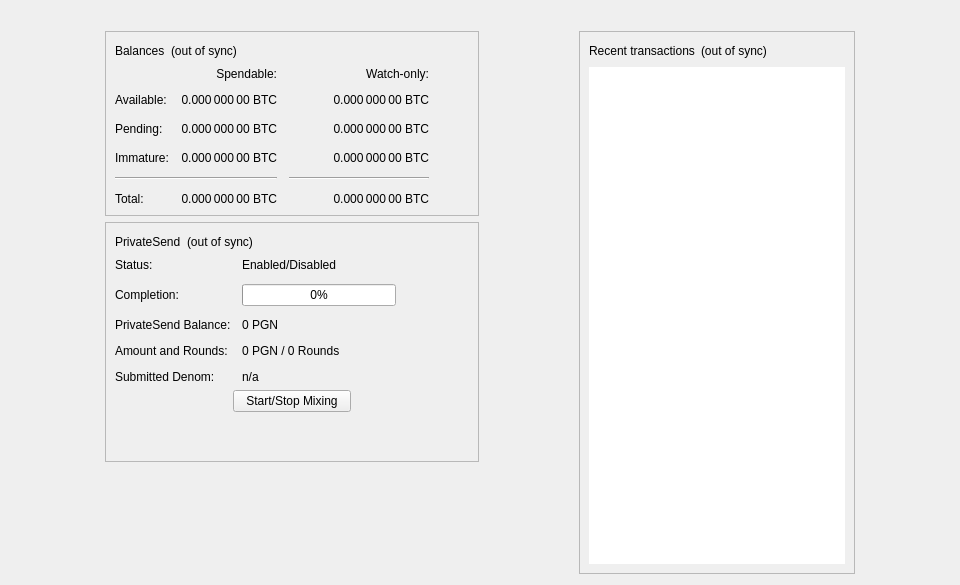
<?xml version="1.0" encoding="UTF-8"?>
<ui version="4.0">
 <class>OverviewPage</class>
 <widget class="QWidget" name="OverviewPage">
  <property name="geometry">
   <rect>
    <x>0</x>
    <y>0</y>
    <width>960</width>
    <height>585</height>
   </rect>
  </property>
  <property name="minimumSize">
   <size>
    <width>960</width>
    <height>0</height>
   </size>
  </property>
  <property name="windowTitle">
   <string>Form</string>
  </property>
  <layout class="QVBoxLayout" name="topLayout">
   <item>
    <widget class="QLabel" name="labelAlerts">
     <property name="visible">
      <bool>false</bool>
     </property>
     <property name="wordWrap">
      <bool>true</bool>
     </property>
     <property name="margin">
      <number>3</number>
     </property>
     <property name="textInteractionFlags">
      <set>Qt::TextSelectableByMouse</set>
     </property>
    </widget>
   </item>
   <item>
    <layout class="QHBoxLayout" name="horizontalLayout" stretch="1,0,1,0,1">
     <item>
      <spacer name="horizontalSpacerLeft">
       <property name="orientation">
        <enum>Qt::Horizontal</enum>
       </property>
       <property name="sizeType">
        <enum>QSizePolicy::Preferred</enum>
       </property>
       <property name="sizeHint" stdset="0">
        <size>
         <width>10</width>
         <height>20</height>
        </size>
       </property>
      </spacer>
     </item>
     <item>
      <layout class="QVBoxLayout" name="verticalLayout_2">
       <item>
        <widget class="QFrame" name="frame">
         <property name="frameShape">
          <enum>QFrame::StyledPanel</enum>
         </property>
         <property name="frameShadow">
          <enum>QFrame::Raised</enum>
         </property>
         <layout class="QVBoxLayout" name="verticalLayout_4">
          <item>
           <layout class="QHBoxLayout" name="horizontalLayout_4">
            <item>
             <widget class="QLabel" name="label_5">
              <property name="text">
               <string>Balances</string>
              </property>
             </widget>
            </item>
            <item>
             <widget class="QLabel" name="labelWalletStatus">
              <property name="toolTip">
               <string>The displayed information may be out of date. Your wallet automatically synchronizes with the Pigeon network after a connection is established, but this process has not completed yet.</string>
              </property>
              <property name="text">
               <string notr="true">(out of sync)</string>
              </property>
              <property name="alignment">
               <set>Qt::AlignLeading|Qt::AlignLeft|Qt::AlignVCenter</set>
              </property>
             </widget>
            </item>
            <item>
             <spacer name="horizontalSpacer_3">
              <property name="orientation">
               <enum>Qt::Horizontal</enum>
              </property>
              <property name="sizeHint" stdset="0">
               <size>
                <width>40</width>
                <height>20</height>
               </size>
              </property>
             </spacer>
            </item>
           </layout>
          </item>
          <item>
           <layout class="QGridLayout" name="gridLayout">
            <property name="spacing">
             <number>12</number>
            </property>
            <item row="2" column="2">
             <widget class="QLabel" name="labelWatchPending">
              <property name="cursor">
               <cursorShape>IBeamCursor</cursorShape>
              </property>
              <property name="toolTip">
               <string>Unconfirmed transactions to watch-only addresses</string>
              </property>
              <property name="text">
               <string notr="true">0.000 000 00 BTC</string>
              </property>
              <property name="alignment">
               <set>Qt::AlignRight|Qt::AlignTrailing|Qt::AlignVCenter</set>
              </property>
              <property name="textInteractionFlags">
               <set>Qt::LinksAccessibleByMouse|Qt::TextSelectableByKeyboard|Qt::TextSelectableByMouse</set>
              </property>
             </widget>
            </item>
            <item row="2" column="1">
             <widget class="QLabel" name="labelUnconfirmed">
              <property name="cursor">
               <cursorShape>IBeamCursor</cursorShape>
              </property>
              <property name="toolTip">
               <string>Total of transactions that have yet to be confirmed, and do not yet count toward the spendable balance</string>
              </property>
              <property name="text">
               <string notr="true">0.000 000 00 BTC</string>
              </property>
              <property name="alignment">
               <set>Qt::AlignRight|Qt::AlignTrailing|Qt::AlignVCenter</set>
              </property>
              <property name="textInteractionFlags">
               <set>Qt::LinksAccessibleByMouse|Qt::TextSelectableByKeyboard|Qt::TextSelectableByMouse</set>
              </property>
             </widget>
            </item>
            <item row="3" column="2">
             <widget class="QLabel" name="labelWatchImmature">
              <property name="cursor">
               <cursorShape>IBeamCursor</cursorShape>
              </property>
              <property name="toolTip">
               <string>Mined balance in watch-only addresses that has not yet matured</string>
              </property>
              <property name="text">
               <string notr="true">0.000 000 00 BTC</string>
              </property>
              <property name="alignment">
               <set>Qt::AlignRight|Qt::AlignTrailing|Qt::AlignVCenter</set>
              </property>
              <property name="textInteractionFlags">
               <set>Qt::LinksAccessibleByMouse|Qt::TextSelectableByKeyboard|Qt::TextSelectableByMouse</set>
              </property>
             </widget>
            </item>
            <item row="4" column="0" colspan="2">
             <widget class="Line" name="lineSpendableBalance">
              <property name="orientation">
               <enum>Qt::Horizontal</enum>
              </property>
             </widget>
            </item>
            <item row="4" column="2">
             <widget class="Line" name="lineWatchBalance">
              <property name="sizePolicy">
               <sizepolicy hsizetype="Preferred" vsizetype="Fixed">
                <horstretch>0</horstretch>
                <verstretch>0</verstretch>
               </sizepolicy>
              </property>
              <property name="minimumSize">
               <size>
                <width>140</width>
                <height>0</height>
               </size>
              </property>
              <property name="orientation">
               <enum>Qt::Horizontal</enum>
              </property>
             </widget>
            </item>
            <item row="5" column="0">
             <widget class="QLabel" name="labelTotalText">
              <property name="text">
               <string>Total:</string>
              </property>
             </widget>
            </item>
            <item row="3" column="1">
             <widget class="QLabel" name="labelImmature">
              <property name="cursor">
               <cursorShape>IBeamCursor</cursorShape>
              </property>
              <property name="toolTip">
               <string>Mined balance that has not yet matured</string>
              </property>
              <property name="text">
               <string notr="true">0.000 000 00 BTC</string>
              </property>
              <property name="alignment">
               <set>Qt::AlignRight|Qt::AlignTrailing|Qt::AlignVCenter</set>
              </property>
              <property name="textInteractionFlags">
               <set>Qt::LinksAccessibleByMouse|Qt::TextSelectableByKeyboard|Qt::TextSelectableByMouse</set>
              </property>
             </widget>
            </item>
            <item row="2" column="3">
             <spacer name="horizontalSpacer_2">
              <property name="orientation">
               <enum>Qt::Horizontal</enum>
              </property>
              <property name="sizeHint" stdset="0">
               <size>
                <width>40</width>
                <height>20</height>
               </size>
              </property>
             </spacer>
            </item>
            <item row="3" column="0">
             <widget class="QLabel" name="labelImmatureText">
              <property name="text">
               <string>Immature:</string>
              </property>
             </widget>
            </item>
            <item row="5" column="1">
             <widget class="QLabel" name="labelTotal">
              <property name="cursor">
               <cursorShape>IBeamCursor</cursorShape>
              </property>
              <property name="toolTip">
               <string>Your current total balance</string>
              </property>
              <property name="text">
               <string notr="true">0.000 000 00 BTC</string>
              </property>
              <property name="alignment">
               <set>Qt::AlignRight|Qt::AlignTrailing|Qt::AlignVCenter</set>
              </property>
              <property name="textInteractionFlags">
               <set>Qt::LinksAccessibleByMouse|Qt::TextSelectableByKeyboard|Qt::TextSelectableByMouse</set>
              </property>
             </widget>
            </item>
            <item row="5" column="2">
             <widget class="QLabel" name="labelWatchTotal">
              <property name="cursor">
               <cursorShape>IBeamCursor</cursorShape>
              </property>
              <property name="toolTip">
               <string>Current total balance in watch-only addresses</string>
              </property>
              <property name="text">
               <string notr="true">0.000 000 00 BTC</string>
              </property>
              <property name="alignment">
               <set>Qt::AlignRight|Qt::AlignTrailing|Qt::AlignVCenter</set>
              </property>
              <property name="textInteractionFlags">
               <set>Qt::LinksAccessibleByMouse|Qt::TextSelectableByKeyboard|Qt::TextSelectableByMouse</set>
              </property>
             </widget>
            </item>
            <item row="0" column="2">
             <widget class="QLabel" name="labelWatchonly">
              <property name="text">
               <string>Watch-only:</string>
              </property>
              <property name="alignment">
               <set>Qt::AlignRight|Qt::AlignTrailing|Qt::AlignVCenter</set>
              </property>
             </widget>
            </item>
            <item row="1" column="0">
             <widget class="QLabel" name="labelBalanceText">
              <property name="text">
               <string>Available:</string>
              </property>
             </widget>
            </item>
            <item row="1" column="1">
             <widget class="QLabel" name="labelBalance">
              <property name="cursor">
               <cursorShape>IBeamCursor</cursorShape>
              </property>
              <property name="toolTip">
               <string>Your current spendable balance</string>
              </property>
              <property name="text">
               <string notr="true">0.000 000 00 BTC</string>
              </property>
              <property name="alignment">
               <set>Qt::AlignRight|Qt::AlignTrailing|Qt::AlignVCenter</set>
              </property>
              <property name="textInteractionFlags">
               <set>Qt::LinksAccessibleByMouse|Qt::TextSelectableByKeyboard|Qt::TextSelectableByMouse</set>
              </property>
             </widget>
            </item>
            <item row="1" column="2">
             <widget class="QLabel" name="labelWatchAvailable">
              <property name="cursor">
               <cursorShape>IBeamCursor</cursorShape>
              </property>
              <property name="toolTip">
               <string>Your current balance in watch-only addresses</string>
              </property>
              <property name="text">
               <string notr="true">0.000 000 00 BTC</string>
              </property>
              <property name="alignment">
               <set>Qt::AlignRight|Qt::AlignTrailing|Qt::AlignVCenter</set>
              </property>
              <property name="textInteractionFlags">
               <set>Qt::LinksAccessibleByMouse|Qt::TextSelectableByKeyboard|Qt::TextSelectableByMouse</set>
              </property>
             </widget>
            </item>
            <item row="2" column="0">
             <widget class="QLabel" name="labelPendingText">
              <property name="text">
               <string>Pending:</string>
              </property>
             </widget>
            </item>
            <item row="0" column="1">
             <widget class="QLabel" name="labelSpendable">
              <property name="text">
               <string>Spendable:</string>
              </property>
              <property name="alignment">
               <set>Qt::AlignRight|Qt::AlignTrailing|Qt::AlignVCenter</set>
              </property>
             </widget>
            </item>
           </layout>
          </item>
         </layout>
        </widget>
       </item>
       <item>
        <widget class="QFrame" name="framePrivateSend">
         <property name="layoutDirection">
          <enum>Qt::LeftToRight</enum>
         </property>
         <property name="frameShape">
          <enum>QFrame::StyledPanel</enum>
         </property>
         <property name="frameShadow">
          <enum>QFrame::Raised</enum>
         </property>
         <layout class="QVBoxLayout" name="VerticalLayout_PS1">
          <item>
           <layout class="QHBoxLayout" name="horizontalLayout_5">
            <item>
             <widget class="QLabel" name="labelPrivateSendHeader">
              <property name="text">
               <string>PrivateSend</string>
              </property>
             </widget>
            </item>
            <item>
             <widget class="QLabel" name="labelPrivateSendSyncStatus">
              <property name="toolTip">
               <string>The displayed information may be out of date. Your wallet automatically synchronizes with the Pigeon network after a connection is established, but this process has not completed yet.</string>
              </property>
              <property name="text">
               <string notr="true">(out of sync)</string>
              </property>
              <property name="alignment">
               <set>Qt::AlignLeading|Qt::AlignLeft|Qt::AlignVCenter</set>
              </property>
             </widget>
            </item>
            <item>
             <spacer name="horizontalSpacer_4">
              <property name="orientation">
               <enum>Qt::Horizontal</enum>
              </property>
              <property name="sizeHint" stdset="0">
               <size>
                <width>40</width>
                <height>20</height>
               </size>
              </property>
             </spacer>
            </item>
           </layout>
          </item>
          <item>
           <layout class="QFormLayout" name="privateSendFormLayout">
            <property name="fieldGrowthPolicy">
             <enum>QFormLayout::AllNonFixedFieldsGrow</enum>
            </property>
            <property name="horizontalSpacing">
             <number>11</number>
            </property>
            <property name="verticalSpacing">
             <number>12</number>
            </property>
            <item row="0" column="0">
             <widget class="QLabel" name="labelPrivateSendEnabledText">
              <property name="text">
               <string>Status:</string>
              </property>
             </widget>
            </item>
            <item row="0" column="1">
             <widget class="QLabel" name="labelPrivateSendEnabled">
              <property name="text">
               <string>Enabled/Disabled</string>
              </property>
             </widget>
            </item>
            <item row="1" column="0">
             <widget class="QLabel" name="labelCompletitionText">
              <property name="text">
               <string>Completion:</string>
              </property>
             </widget>
            </item>
            <item row="1" column="1">
             <widget class="QProgressBar" name="privateSendProgress">
              <property name="maximumSize">
               <size>
                <width>154</width>
                <height>16777215</height>
               </size>
              </property>
              <property name="value">
               <number>0</number>
              </property>
             </widget>
            </item>
            <item row="2" column="0">
             <widget class="QLabel" name="labelAnonymizedText">
              <property name="text">
               <string>PrivateSend Balance:</string>
              </property>
             </widget>
            </item>
            <item row="2" column="1">
             <widget class="QLabel" name="labelAnonymized">
              <property name="text">
               <string notr="true">0 PGN</string>
              </property>
             </widget>
            </item>
            <item row="3" column="0">
             <widget class="QLabel" name="labelAmountAndRoundsText">
              <property name="text">
               <string>Amount and Rounds:</string>
              </property>
             </widget>
            </item>
            <item row="3" column="1">
             <widget class="QLabel" name="labelAmountRounds">
              <property name="text">
               <string>0 PGN / 0 Rounds</string>
              </property>
             </widget>
            </item>
            <item row="4" column="0">
             <widget class="QLabel" name="labelSubmittedDenomText">
              <property name="text">
               <string>Submitted Denom:</string>
              </property>
             </widget>
            </item>
            <item row="4" column="1">
             <widget class="QLabel" name="labelSubmittedDenom">
              <property name="toolTip">
               <string>The denominations you submitted to the Masternode.&lt;br&gt;To mix, other users must submit the exact same denominations.</string>
              </property>
              <property name="text">
               <string>n/a</string>
              </property>
              <property name="wordWrap">
               <bool>true</bool>
              </property>
             </widget>
            </item>
           </layout>
          </item>
          <item>
           <layout class="QVBoxLayout" name="VerticalLayout_PS">
            <item>
             <layout class="QHBoxLayout" name="horizontalLayout_3">
              <property name="topMargin">
               <number>0</number>
              </property>
              <item>
               <spacer name="horizontalSpacer_5">
                <property name="orientation">
                 <enum>Qt::Horizontal</enum>
                </property>
                <property name="sizeHint" stdset="0">
                 <size>
                  <width>40</width>
                  <height>20</height>
                 </size>
                </property>
               </spacer>
              </item>
              <item>
               <widget class="QPushButton" name="togglePrivateSend">
                <property name="sizePolicy">
                 <sizepolicy hsizetype="MinimumExpanding" vsizetype="Fixed">
                  <horstretch>0</horstretch>
                  <verstretch>0</verstretch>
                 </sizepolicy>
                </property>
                <property name="text">
                 <string>Start/Stop Mixing</string>
                </property>
               </widget>
              </item>
              <item>
               <spacer name="horizontalSpacer_6">
                <property name="orientation">
                 <enum>Qt::Horizontal</enum>
                </property>
                <property name="sizeHint" stdset="0">
                 <size>
                  <width>40</width>
                  <height>20</height>
                 </size>
                </property>
               </spacer>
              </item>
             </layout>
            </item>
            <item>
             <spacer name="verticalSpacer_3">
              <property name="orientation">
               <enum>Qt::Vertical</enum>
              </property>
              <property name="sizeHint" stdset="0">
               <size>
                <width>20</width>
                <height>40</height>
               </size>
              </property>
             </spacer>
            </item>
           </layout>
          </item>
         </layout>
        </widget>
       </item>
       <item>
        <spacer name="verticalSpacer">
         <property name="orientation">
          <enum>Qt::Vertical</enum>
         </property>
         <property name="sizeHint" stdset="0">
          <size>
           <width>20</width>
           <height>40</height>
          </size>
         </property>
        </spacer>
       </item>
      </layout>
     </item>
     <item>
      <spacer name="horizontalSpacerCenter">
       <property name="orientation">
        <enum>Qt::Horizontal</enum>
       </property>
       <property name="sizeHint" stdset="0">
        <size>
         <width>10</width>
         <height>20</height>
        </size>
       </property>
      </spacer>
     </item>
     <item>
      <layout class="QVBoxLayout" name="verticalLayout_3">
       <item>
        <widget class="QFrame" name="frame_2">
         <property name="frameShape">
          <enum>QFrame::StyledPanel</enum>
         </property>
         <property name="frameShadow">
          <enum>QFrame::Raised</enum>
         </property>
         <layout class="QVBoxLayout" name="verticalLayout">
          <item>
           <layout class="QHBoxLayout" name="horizontalLayout_2">
            <item>
             <widget class="QLabel" name="label_4">
              <property name="text">
               <string>Recent transactions</string>
              </property>
             </widget>
            </item>
            <item>
             <widget class="QLabel" name="labelTransactionsStatus">
              <property name="toolTip">
               <string>The displayed information may be out of date. Your wallet automatically synchronizes with the Pigeon network after a connection is established, but this process has not completed yet.</string>
              </property>
              <property name="text">
               <string notr="true">(out of sync)</string>
              </property>
              <property name="alignment">
               <set>Qt::AlignLeading|Qt::AlignLeft|Qt::AlignVCenter</set>
              </property>
             </widget>
            </item>
            <item>
             <spacer name="horizontalSpacer">
              <property name="orientation">
               <enum>Qt::Horizontal</enum>
              </property>
              <property name="sizeHint" stdset="0">
               <size>
                <width>40</width>
                <height>20</height>
               </size>
              </property>
             </spacer>
            </item>
           </layout>
          </item>
          <item>
           <widget class="QListView" name="listTransactions">
            <property name="frameShape">
             <enum>QFrame::NoFrame</enum>
            </property>
            <property name="verticalScrollBarPolicy">
             <enum>Qt::ScrollBarAlwaysOff</enum>
            </property>
            <property name="horizontalScrollBarPolicy">
             <enum>Qt::ScrollBarAlwaysOff</enum>
            </property>
            <property name="selectionMode">
             <enum>QAbstractItemView::NoSelection</enum>
            </property>
           </widget>
          </item>
         </layout>
        </widget>
       </item>
      </layout>
     </item>
     <item>
      <spacer name="horizontalSpacerRight">
       <property name="orientation">
        <enum>Qt::Horizontal</enum>
       </property>
       <property name="sizeType">
        <enum>QSizePolicy::Preferred</enum>
       </property>
       <property name="sizeHint" stdset="0">
        <size>
         <width>10</width>
         <height>20</height>
        </size>
       </property>
      </spacer>
     </item>
    </layout>
   </item>
  </layout>
 </widget>
 <resources/>
 <connections/>
</ui>
